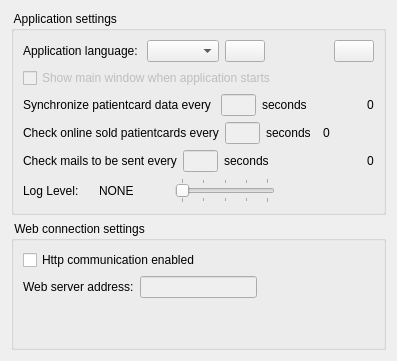
        <widget class="QWidget" name="tabSettings">
         <attribute name="title">
          <string>Settings</string>
         </attribute>
         <layout class="QVBoxLayout" name="verticalLayout_9">
          <item>
           <widget class="QGroupBox" name="gbApplicationSettings">
            <property name="title">
             <string> Application settings </string>
            </property>
            <layout class="QVBoxLayout" name="verticalLayout">
             <item>
              <layout class="QHBoxLayout" name="horizontalLayout_7">
               <item>
                <widget class="QLabel" name="lblAppLanguage">
                 <property name="text">
                  <string>Application language: </string>
                 </property>
                </widget>
               </item>
               <item>
                <widget class="QComboBox" name="cmbLang">
                 <property name="toolTip">
                  <string>Language of the application GUI</string>
                 </property>
                </widget>
               </item>
               <item>
                <widget class="QPushButton" name="pbRetranslate">
                 <property name="toolTip">
                  <string>Load selected language translations</string>
                 </property>
                 <property name="text">
                  <string/>
                 </property>
                 <property name="icon">
                  <iconset resource="websync.qrc">
                   <normaloff>:/reset.png</normaloff>:/reset.png</iconset>
                 </property>
                </widget>
               </item>
               <item>
                <spacer name="horizontalSpacer">
                 <property name="orientation">
                  <enum>Qt::Horizontal</enum>
                 </property>
                 <property name="sizeHint" stdset="0">
                  <size>
                   <width>63</width>
                   <height>20</height>
                  </size>
                 </property>
                </spacer>
               </item>
               <item>
                <widget class="QPushButton" name="pbSaveSettings">
                 <property name="toolTip">
                  <string>Save application settings into websync.inf file</string>
                 </property>
                 <property name="text">
                  <string/>
                 </property>
                 <property name="icon">
                  <iconset resource="websync.qrc">
                   <normaloff>:/save.png</normaloff>:/save.png</iconset>
                 </property>
                </widget>
               </item>
              </layout>
             </item>
             <item>
              <layout class="QHBoxLayout" name="horizontalLayout_9">
               <item>
                <widget class="QCheckBox" name="chkShowWindowOnStart">
                 <property name="enabled">
                  <bool>false</bool>
                 </property>
                 <property name="sizePolicy">
                  <sizepolicy hsizetype="Preferred" vsizetype="Preferred">
                   <horstretch>0</horstretch>
                   <verstretch>0</verstretch>
                  </sizepolicy>
                 </property>
                 <property name="text">
                  <string>Show main window when application starts</string>
                 </property>
                </widget>
               </item>
               <item>
                <spacer name="horizontalSpacer_6">
                 <property name="orientation">
                  <enum>Qt::Horizontal</enum>
                 </property>
                 <property name="sizeHint" stdset="0">
                  <size>
                   <width>40</width>
                   <height>20</height>
                  </size>
                 </property>
                </spacer>
               </item>
              </layout>
             </item>
             <item>
              <layout class="QHBoxLayout" name="horizontalLayout_10">
               <item>
                <widget class="QLabel" name="lblTimerPCStatusSync">
                 <property name="text">
                  <string>Synchronize patientcard data every </string>
                 </property>
                </widget>
               </item>
               <item>
                <widget class="QLineEdit" name="ledTimerPCStatusSync">
                 <property name="enabled">
                  <bool>false</bool>
                 </property>
                 <property name="maximumSize">
                  <size>
                   <width>35</width>
                   <height>16777215</height>
                  </size>
                 </property>
                </widget>
               </item>
               <item>
                <widget class="QLabel" name="lblSeconds1">
                 <property name="text">
                  <string>seconds</string>
                 </property>
                </widget>
               </item>
               <item>
                <spacer name="horizontalSpacer_8">
                 <property name="orientation">
                  <enum>Qt::Horizontal</enum>
                 </property>
                 <property name="sizeHint" stdset="0">
                  <size>
                   <width>40</width>
                   <height>20</height>
                  </size>
                 </property>
                </spacer>
               </item>
               <item>
                <widget class="QLabel" name="lblIndexPCData">
                 <property name="text">
                  <string>0</string>
                 </property>
                </widget>
               </item>
              </layout>
             </item>
             <item>
              <layout class="QHBoxLayout" name="horizontalLayout_11">
               <item>
                <widget class="QLabel" name="lblTimerPCOnlineSync">
                 <property name="text">
                  <string>Check online sold patientcards every</string>
                 </property>
                </widget>
               </item>
               <item>
                <widget class="QLineEdit" name="ledTimerPCOnlineSync">
                 <property name="enabled">
                  <bool>false</bool>
                 </property>
                 <property name="maximumSize">
                  <size>
                   <width>35</width>
                   <height>16777215</height>
                  </size>
                 </property>
                </widget>
               </item>
               <item>
                <widget class="QLabel" name="lblSeconds2">
                 <property name="text">
                  <string>seconds</string>
                 </property>
                </widget>
               </item>
               <item>
                <widget class="QLabel" name="lblIndexPCOnline">
                 <property name="text">
                  <string>0</string>
                 </property>
                </widget>
               </item>
              </layout>
             </item>
             <item>
              <layout class="QHBoxLayout" name="horizontalLayout_15">
               <item>
                <widget class="QLabel" name="lblTimerMailSendCheck">
                 <property name="text">
                  <string>Check mails to be sent every</string>
                 </property>
                </widget>
               </item>
               <item>
                <widget class="QLineEdit" name="ledTimerMailSendCheck">
                 <property name="enabled">
                  <bool>false</bool>
                 </property>
                 <property name="maximumSize">
                  <size>
                   <width>35</width>
                   <height>16777215</height>
                  </size>
                 </property>
                </widget>
               </item>
               <item>
                <widget class="QLabel" name="lblSeconds3">
                 <property name="text">
                  <string>seconds</string>
                 </property>
                </widget>
               </item>
               <item>
                <spacer name="horizontalSpacer_11">
                 <property name="orientation">
                  <enum>Qt::Horizontal</enum>
                 </property>
                 <property name="sizeHint" stdset="0">
                  <size>
                   <width>40</width>
                   <height>20</height>
                  </size>
                 </property>
                </spacer>
               </item>
               <item>
                <widget class="QLabel" name="lblIndexMailSendCheck">
                 <property name="text">
                  <string>0</string>
                 </property>
                </widget>
               </item>
              </layout>
             </item>
             <item>
              <layout class="QHBoxLayout" name="horizontalLayout_14">
               <item>
                <widget class="QLabel" name="lblFileLogLevel">
                 <property name="sizePolicy">
                  <sizepolicy hsizetype="Fixed" vsizetype="Preferred">
                   <horstretch>0</horstretch>
                   <verstretch>0</verstretch>
                  </sizepolicy>
                 </property>
                 <property name="minimumSize">
                  <size>
                   <width>70</width>
                   <height>0</height>
                  </size>
                 </property>
                 <property name="text">
                  <string>Log Level:</string>
                 </property>
                 <property name="alignment">
                  <set>Qt::AlignLeading|Qt::AlignLeft|Qt::AlignVCenter</set>
                 </property>
                </widget>
               </item>
               <item>
                <widget class="QLabel" name="lblFileLogLevelValue">
                 <property name="sizePolicy">
                  <sizepolicy hsizetype="Fixed" vsizetype="Preferred">
                   <horstretch>0</horstretch>
                   <verstretch>0</verstretch>
                  </sizepolicy>
                 </property>
                 <property name="minimumSize">
                  <size>
                   <width>70</width>
                   <height>0</height>
                  </size>
                 </property>
                 <property name="text">
                  <string notr="true">NONE</string>
                 </property>
                </widget>
               </item>
               <item>
                <widget class="QSlider" name="sliFileLogLevel">
                 <property name="enabled">
                  <bool>false</bool>
                 </property>
                 <property name="minimum">
                  <number>1</number>
                 </property>
                 <property name="maximum">
                  <number>5</number>
                 </property>
                 <property name="pageStep">
                  <number>1</number>
                 </property>
                 <property name="value">
                  <number>1</number>
                 </property>
                 <property name="orientation">
                  <enum>Qt::Horizontal</enum>
                 </property>
                 <property name="tickPosition">
                  <enum>QSlider::TicksBothSides</enum>
                 </property>
                 <property name="tickInterval">
                  <number>1</number>
                 </property>
                </widget>
               </item>
               <item>
                <spacer name="horizontalSpacer_7">
                 <property name="orientation">
                  <enum>Qt::Horizontal</enum>
                 </property>
                 <property name="sizeHint" stdset="0">
                  <size>
                   <width>40</width>
                   <height>20</height>
                  </size>
                 </property>
                </spacer>
               </item>
              </layout>
             </item>
            </layout>
           </widget>
          </item>
          <item>
           <widget class="QGroupBox" name="gbWebSettings">
            <property name="toolTip">
             <string>Connection settings has been automatically saved upon change.</string>
            </property>
            <property name="title">
             <string> Web connection settings </string>
            </property>
            <layout class="QVBoxLayout" name="verticalLayout_2">
             <item>
              <widget class="QCheckBox" name="chkHttpCommunicationEnabled">
               <property name="toolTip">
                <string>Connection settings has been automatically saved upon change.</string>
               </property>
               <property name="text">
                <string>Http communication enabled</string>
               </property>
              </widget>
             </item>
             <item>
              <layout class="QHBoxLayout" name="horizontalLayout_2">
               <item>
                <widget class="QLabel" name="lblServerAddress">
                 <property name="toolTip">
                  <string>Address of KiwiSun Web Server</string>
                 </property>
                 <property name="text">
                  <string>Web server address:</string>
                 </property>
                </widget>
               </item>
               <item>
                <widget class="QLineEdit" name="ledWebServerAddress">
                 <property name="enabled">
                  <bool>false</bool>
                 </property>
                 <property name="toolTip">
                  <string>Connection settings has been automatically saved upon change.</string>
                 </property>
                </widget>
               </item>
               <item>
                <spacer name="horizontalSpacer_3">
                 <property name="orientation">
                  <enum>Qt::Horizontal</enum>
                 </property>
                 <property name="sizeHint" stdset="0">
                  <size>
                   <width>40</width>
                   <height>20</height>
                  </size>
                 </property>
                </spacer>
               </item>
              </layout>
             </item>
             <item>
              <spacer name="verticalSpacer_4">
               <property name="orientation">
                <enum>Qt::Vertical</enum>
               </property>
               <property name="sizeHint" stdset="0">
                <size>
                 <width>20</width>
                 <height>40</height>
                </size>
               </property>
              </spacer>
             </item>
            </layout>
           </widget>
          </item>
         </layout>
        </widget>
